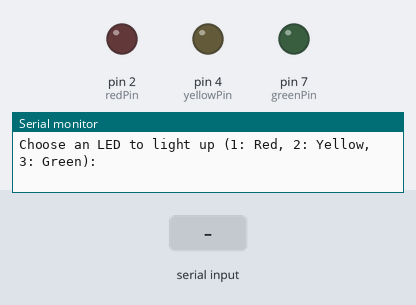
Bench run of a sketch on a simulated Arduino Uno, built with avr-gcc and run on an emulated ATmega328P. Shown: output pins drawn as LEDs (lit = HIGH), the last lines printed to the serial monitor. The inputs (shaded band) are chosen by the test bench.

Above: at 1.2 s.
1.3 s: "1\n" received over Serial
At 2.0 s:
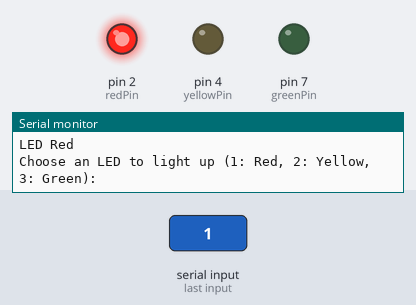
3.8 s: "2\n" received over Serial
At 4.6 s:
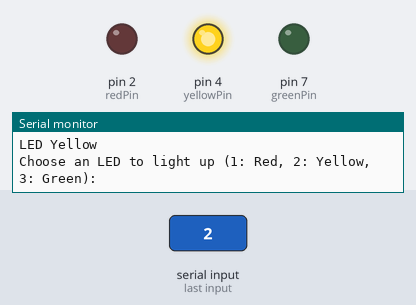
6.3 s: "3\n" received over Serial
At 7.1 s:
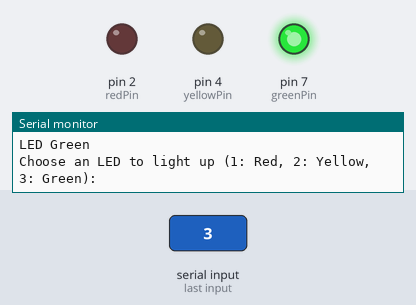
Timing chart, 0 to 9.3 s (numbered marks = the images above; inputs shaded):
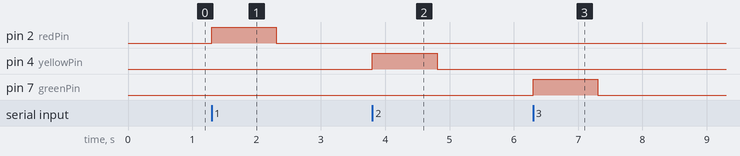

The sketch:

led.ino
```cpp
// Switch-Case

const int redPin = 2;
const int yellowPin = 4;
const int greenPin = 7;

int lastActivatedPin = 0;

void setup() {
  pinMode(redPin, OUTPUT);
  pinMode(yellowPin, OUTPUT);
  pinMode(greenPin, OUTPUT);
  Serial.begin(9600);  // Initialize serial communication
}

void waitUserInput() {
  while (Serial.available() <= 0) {}  // Wait for user input
}

void lightUpLED(int pin) {
  digitalWrite(pin, HIGH);
  lastActivatedPin = pin;
}

void turnOffLastActivatedLED() {
  digitalWrite(lastActivatedPin, LOW);
}

void handleUserChoice(int choice) {
  turnOffLastActivatedLED();  // Turn off the last activated LED

  switch (choice) {
    case 1:
      Serial.println("LED Red");
      lightUpLED(redPin);
      break;
    case 2:
      Serial.println("LED Yellow");
      lightUpLED(yellowPin);
      break;
    case 3:
      Serial.println("LED Green");
      lightUpLED(greenPin);
      break;
    default:
      Serial.println("Invalid choice. Please enter a number between 1 and 3.");
  }
}

void loop() {
  Serial.println("Choose an LED to light up (1: Red, 2: Yellow, 3: Green): ");
  waitUserInput();

  if (Serial.available() > 0) {
    int choice = Serial.parseInt();  // Read the user's choice as an integer
    Serial.println();  // Move to the next line in the Serial Monitor

    handleUserChoice(choice);
  }
}
```

Measured:
- after the input at 1.3 s, pin 2 (redPin): LOW → HIGH at once, → LOW 1.0 s later
- after the input at 3.8 s, pin 4 (yellowPin): LOW → HIGH at once, → LOW 1.0 s later
- after the input at 6.3 s, pin 7 (greenPin): LOW → HIGH at once, → LOW 1.0 s later
